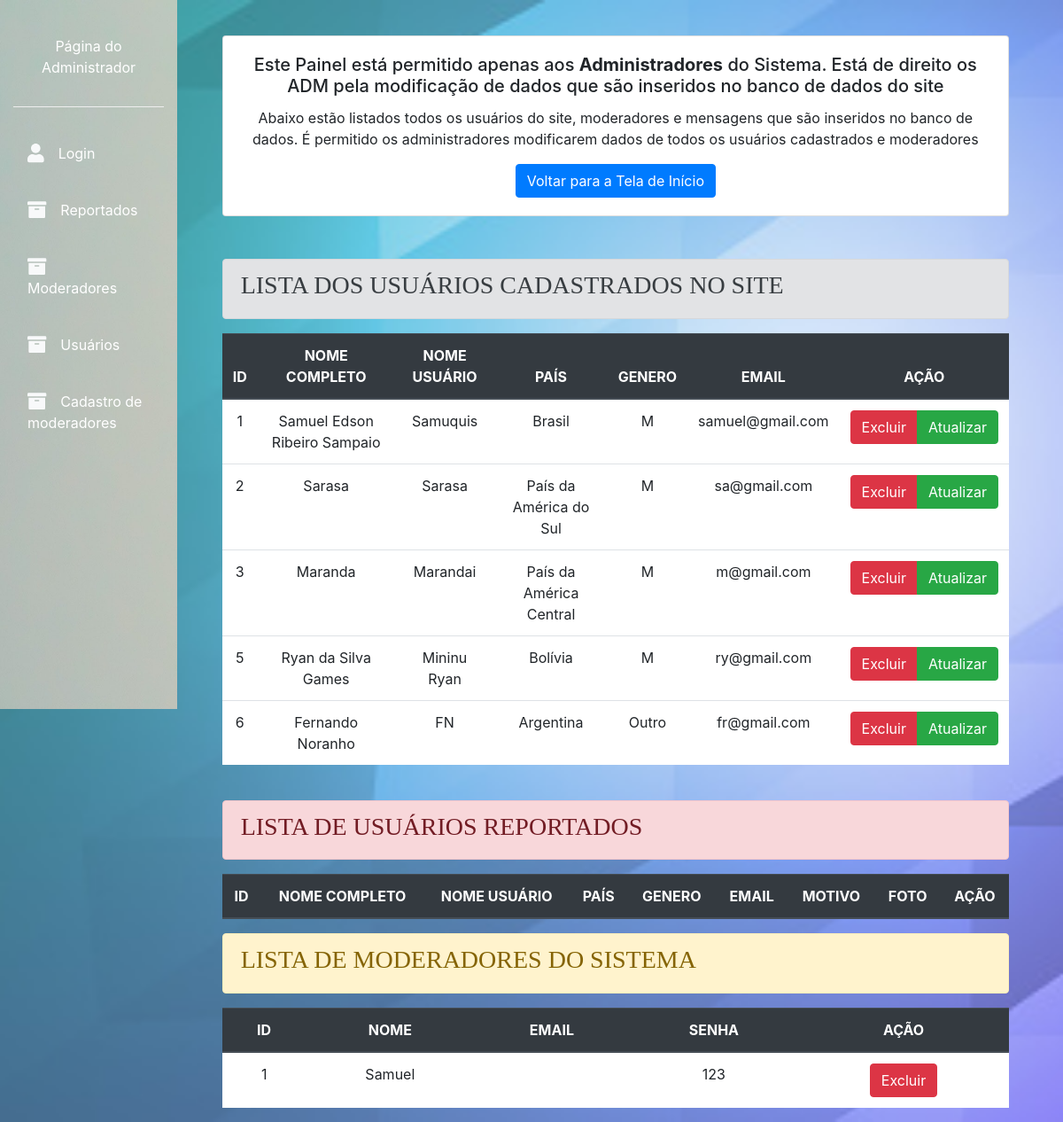
The page /reserva/adm.php on the database as committed earlier.
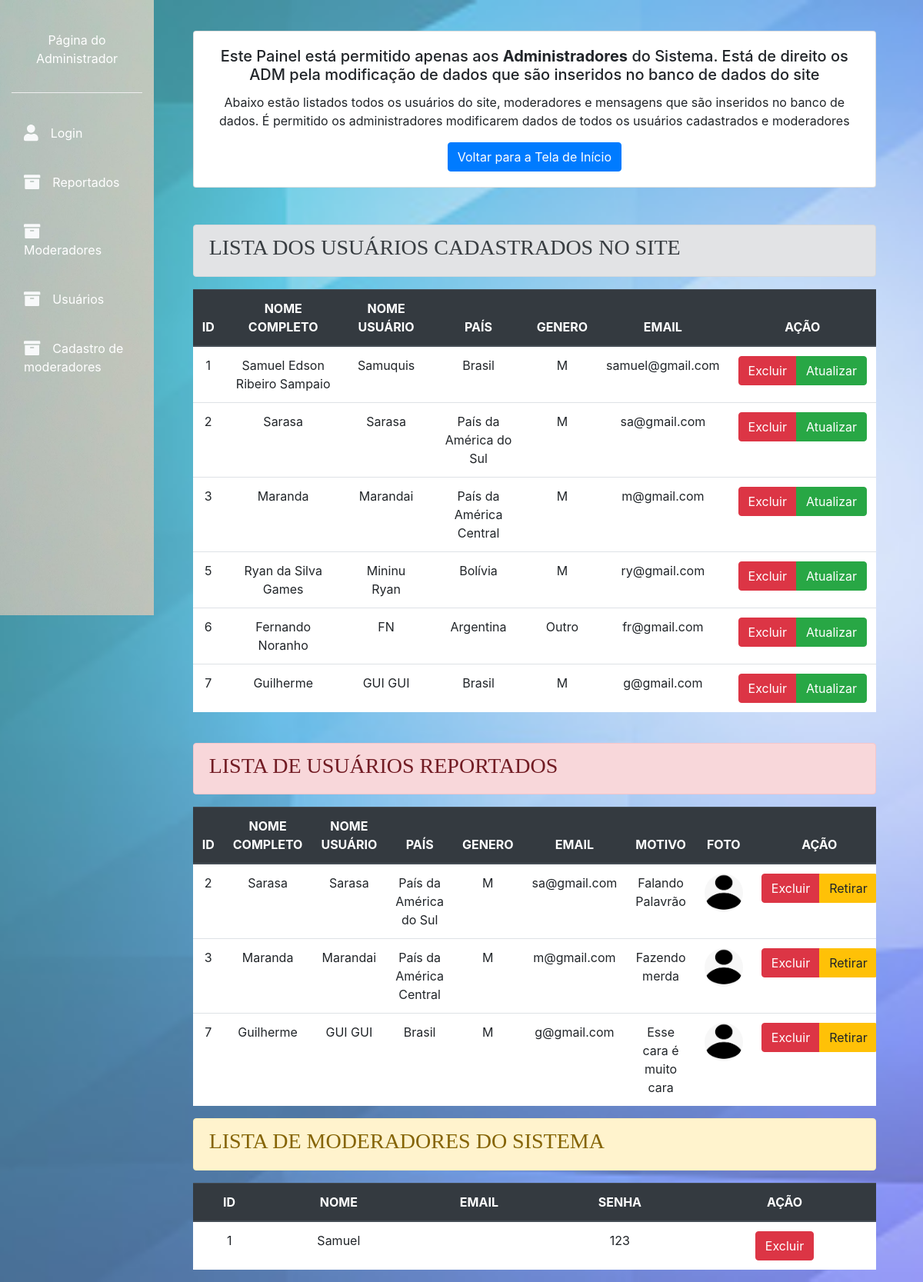
The same page on the database as committed later.
### tables this page shows
CREATE TABLE `usuarios` (
  `id` int(11) NOT NULL AUTO_INCREMENT,
  `nomecompleto` varchar(200) DEFAULT NULL,
  `nomeusuario` varchar(200) DEFAULT NULL,
  `pais` varchar(200) DEFAULT NULL,
  `genero` varchar(10) DEFAULT NULL,
  `email` varchar(200) NOT NULL,
  `senha` varchar(9) NOT NULL,
  `foto` varchar(200) DEFAULT NULL,
  PRIMARY KEY (`id`)
);

CREATE TABLE `moderador` (
  `id` int(11) NOT NULL AUTO_INCREMENT,
  `nome` varchar(200) NOT NULL,
  `senha` varchar(8) NOT NULL,
  PRIMARY KEY (`id`)
);

CREATE TABLE `report` (
  `id` int(11) NOT NULL AUTO_INCREMENT,
  `nomecompleto` varchar(200) DEFAULT NULL,
  `nomeusuario` varchar(200) NOT NULL,
  `pais` varchar(250) NOT NULL,
  `genero` varchar(100) NOT NULL,
  `email` varchar(200) NOT NULL,
  `motivo` text NOT NULL,
  `foto` varchar(200) DEFAULT NULL,
  PRIMARY KEY (`id`)
);

### reserva/adm.php (the view, shortened to what this page needs)
<?php
include("php/conexao.php");
$sql = "SELECT * FROM usuarios";
$result = mysqli_query($con,$sql);
$sql2 = "SELECT * FROM report";
$result2 = mysqli_query($con,$sql2);
$comando = $con->prepare("SELECT * FROM moderador");
$comando->execute();
$get = $comando->get_result();
?>
<!DOCTYPE html>
<html>
<head>
	<link rel="stylesheet" href="css/bootstrap.css">
</head>
<body>
	<nav class="navbar navbar-expand-md navbar-light">
		<div class="collapse navbar-collapse" id="myNavbar">
			<div class="row">
				<div class="col-xl-2 col-lg-3 col-md-4 sidebar fixed-top">
					<div class="bottom-border pb-3">
						<p class="text-white" style="margin-top: 5vh; text-align: center;"> Página do Administrador</p>
					</div>
					<ul class="navbar-nav flex-column mt-4">
						<li class="nav-item"><a href="login.php" class="nav-link text-white p-3 mb-2 sidebar-link"><i class="fas fa-user text-light fa-lg mr-3"></i>Login</a></li>
						<li class="nav-item"><a href="./relatorios/gerador/reports/reportRELATORIO.php" class="nav-link text-white p-3 mb-2 sidebar-link"><i class="fas fa-archive text-light fa-lg mr-3"></i>Reportados</a></li>
						<li class="nav-item"><a href="./relatorios/gerador/moderador/relatorioMODERADOR.php" class="nav-link text-white p-3 mb-2 sidebar-link"><i class="fas fa-archive text-light fa-lg mr-3"></i>Moderadores</a></li>
						<li class="nav-item"><a href="./relatorios/gerador/usuarios/relatorioUSUARIOS.php" class="nav-link text-white p-3 mb-2 sidebar-link"><i class="fas fa-archive text-light fa-lg mr-3"></i>Usuários</a></li>
						<li class="nav-item"><a href="paginas/cadastro/cadastro.html" class="nav-link text-white p-3 mb-2 sidebar-link"><i class="fas fa-archive text-light fa-lg mr-3"></i>Cadastro de moderadores</a></li>
					</ul>
				</div>
			</div>
		</div>
	</nav>
	<br>
	<div class="container-fluid">
		<div class="col-xl-10 col-lg-9 col-md-8 ml-auto">
			<div class="col-12">
				<div class="card" style="width: 100%; text-align: center;">
					<div class="card-body">
						<h5 class="card-title">Este Painel está permitido apenas aos <b>Administradores</b> do Sistema. Está de direito os ADM pela modificação de dados que são inseridos no banco de dados do site</h5>
						<p class="card-text">Abaixo estão listados todos os usuários do site, moderadores e mensagens que são inseridos no banco de dados. É permitido os administradores modificarem dados de todos os usuários cadastrados e moderadores</p>
						<a href="index.php" class="btn btn-primary">Voltar para a Tela de Início</a>
					</div>
				</div>
				<br>
				<br>
				<div class="alert alert-secondary" role="alert">
					<h3 style="font-family: 'Arial Black';">LISTA DOS USUÁRIOS CADASTRADOS NO SITE</h3>
				</div>
				<div class="table-responsive">
					<table class="table">
						<thead class="thead-dark">
							<tr class="text-muted">
								<th scope="col">ID</td>
									<th scope="col">NOME COMPLETO</th>
									<th scope="col">NOME USUÁRIO</th>
									<th scope="col">PAÍS</th>
									<th scope="col">GENERO</th>
									<th scope="col">EMAIL</th>
									<th scope="col">AÇÃO</th>
								</tr>
							</thead>
							<tbody>
								<?php while($row = mysqli_fetch_assoc($result)){ ?>
									<tr>
										<td scope="row"><?php echo $row['id']; ?></td>
										<td><?php echo $row['nomecompleto']; ?></td>
										<td><?php echo $row['nomeusuario']; ?></td>
										<td><?php echo $row['pais']; ?></td>
										<td><?php echo $row['genero']; ?></td>
										<td><?php echo $row['email']; ?></td>
										<td><div class="btn-group" role="group"><a href="php/_exclui_usu.php?email=<?php echo $row['email']; ?>&&adm=1" class="btn btn-danger">Excluir</a> <a href="editar.php?email=<?php echo $row['email']; ?>" class="btn btn-success">Atualizar</a></div></td>
									</tr>
								<?php }; ?>
							</tbody>
						</table>
					</div>
					<br>
					<div class="alert alert-danger" role="alert">
						<h3 style="font-family: 'Arial Black';">LISTA DE USUÁRIOS REPORTADOS</h3>
					</div>
					<div class="table-responsive">
						<table class="table table-striped">
							<thead class="thead-dark">
								<tr>
									<th scope="col">ID</th>
									<th scope="col">NOME COMPLETO</th>
									<th scope="col">NOME USUÁRIO</th>
									<th scope="col">PAÍS</th>
									<th scope="col">GENERO</th>
									<th scope="col">EMAIL</th>
									<th scope="col">MOTIVO</th>
									<th scope="col">FOTO</th>
									<th scope="col">AÇÃO</th>
								</tr>
							</thead>
							<tbody>
								<?php while($row = mysqli_fetch_assoc($result2)){ ?>
									<tr>
										<td scope="row"><?php echo $row['id']; ?></td>
										<td><?php echo $row['nomecompleto']; ?></td>
										<td><?php echo $row['nomeusuario']; ?></td>
										<td><?php echo $row['pais']; ?></td>
										<td><?php echo $row['genero']; ?></td>
										<td><?php echo $row['email']; ?></td>
										<td><?php echo $row['motivo']; ?></td>
										<td><img class="minhafoto" src="<?php if($row['foto'] != null){echo('/ProjetosChatTempoReal/uploads/'.$row['foto']);}else{ echo('/ProjetosChatTempoReal/img/login.png');} ?>"></td>
										<td><div class="btn-group" role="group"><a href="php/_exclui_usu.php?email=<?php echo $row['email']; ?>&&adm=1" class="btn btn-danger">Excluir</a><a href="php/retirarReport.php?email=<?php echo $row['email']; ?>&&adm=1" class="btn btn-warning">Retirar</a></div></td>
									</tr>
								<?php } ?>
							</tbody>
						</table>
					</div>
					<div class="alert alert-warning" role="alert">
						<h3 style="font-family: 'Arial Black';">LISTA DE MODERADORES DO SISTEMA</h3>
					</div>
					<div class="table-responsive">
						<table class="table table-striped">
							<thead class="thead-dark">
								<tr>
									<th scope="col">ID</th>
									<th scope="col">NOME</th>
									<th scope="col">EMAIL</th>
									<th scope="col">SENHA</th>
									<th scope="col">AÇÃO</th>
								</tr>
							</thead>
							<tbody>
								<?php while($dados = $get->fetch_assoc()){ ?>
									<tr>
										<td scope="row"><?php echo $dados['id']; ?></td>
										<td><?php echo $dados['nome']; ?></td>
										<td><?php echo $dados['email']; ?></td>
										<td><?php echo $dados['senha']; ?></td>
										<td><a class="btn btn-danger" href="paginas/cadastro/php/excluirMod.php?id=<?php echo($dados['id']) ?>&&adm=1">Excluir</a></td>
									</tr>
								<?php } ?>
							</tbody>
						</table>
					</div>
				</div>
			</div>
		</div>
</body>
</html>

### reserva/adm.php (style rules this page uses)
body { margin-left: 2vh; margin-right: 2vh; background:url("./img/back3.jpg"); background-color: #e3f2fd; background-position: center; background-repeat: no-repeat; background-size: cover; }
.minhafoto { width: 50px; height: 50px; border-radius: 50%; }
th { text-align: center; }
td { text-align: center; background-color: white; }
.sidebar { height: 100vh; background:url("./img/cor.jpg"); background-position: center; background-repeat: no-repeat; background-size: cover; }
.bottom-border { border-bottom: 1px groove #eee; }
.sidebar-link { transition: all .4s; }

Rows that differ between the two databases and show on the page:
added usuarios: id "7", nomecompleto "Guilherme", nomeusuario "GUI GUI", pais "Brasil", genero "M", email "g@gmail.com"
added report: id "2", nomecompleto "Sarasa", nomeusuario "Sarasa", pais "País da América do Sul", genero "M", email "sa@gmail.com", motivo "Falando Palavrão"
added report: id "3", nomecompleto "Maranda", nomeusuario "Marandai", pais "País da América Central", genero "M", email "m@gmail.com", motivo "Fazendo merda"
added report: id "7", nomecompleto "Guilherme", nomeusuario "GUI GUI", pais "Brasil", genero "M", email "g@gmail.com", motivo "Esse cara é muito cara"
